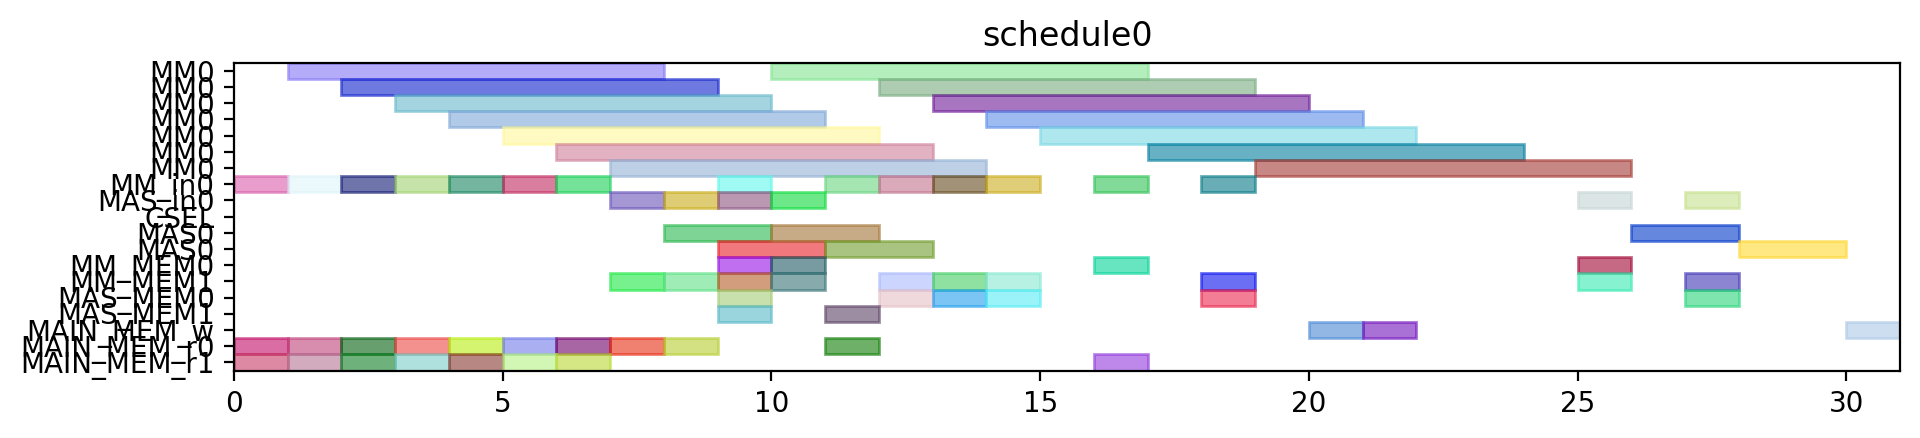

Source code (Python):
from pyschedule import Scenario, solvers, plotters, alt


def solve():
	horizon = 120
	S = Scenario("schedule0", horizon=horizon)

	# resource
	MM = S.Resources('MM', num=1, size=7)
	MM_in = S.Resources('MM_in', num=1)
	MAS_in = S.Resources('MAS_in', num=1)
	CSEL = S.Resource('CSEL')
	MAS = S.Resources('MAS', num=1, size=2, periods=range(1, horizon))
	MM_MEM = S.Resources('MM_MEM', num=2)
	MAS_MEM = S.Resources('MAS_MEM', num=2)
	MAIN_MEM_w = S.Resource('MAIN_MEM_w', size=1)
	MAIN_MEM_r = S.Resources('MAIN_MEM_r', num=2)

	# result of previous scheduling

	# new tasks
	r1 = S.Task('r1', length=7, delay_cost=1)
	r1 += alt(MM)
	r1_in = S.Task('r1_in', length=1, delay_cost=1)
	r1_in += alt(MM_in)
	S += r1_in*MM_in[0]<=r1*MM[0]
	r1_mem0 = S.Task('r1_mem0', length=1, delay_cost=1)
	r1_mem0 += MAIN_MEM_r[0]
	S += r1_mem0 <= r1

	r1_mem1 = S.Task('r1_mem1', length=1, delay_cost=1)
	r1_mem1 += MAIN_MEM_r[1]
	S += r1_mem1 <= r1

	r3 = S.Task('r3', length=7, delay_cost=1)
	r3 += alt(MM)
	r3_in = S.Task('r3_in', length=1, delay_cost=1)
	r3_in += alt(MM_in)
	S += r3_in*MM_in[0]<=r3*MM[0]
	r3_mem0 = S.Task('r3_mem0', length=1, delay_cost=1)
	r3_mem0 += MAIN_MEM_r[0]
	S += r3_mem0 <= r3

	r3_mem1 = S.Task('r3_mem1', length=1, delay_cost=1)
	r3_mem1 += MAIN_MEM_r[1]
	S += r3_mem1 <= r3

	r4 = S.Task('r4', length=7, delay_cost=1)
	r4 += alt(MM)
	r4_in = S.Task('r4_in', length=1, delay_cost=1)
	r4_in += alt(MM_in)
	S += r4_in*MM_in[0]<=r4*MM[0]
	r4_mem0 = S.Task('r4_mem0', length=1, delay_cost=1)
	r4_mem0 += MAIN_MEM_r[0]
	S += r4_mem0 <= r4

	r4_mem1 = S.Task('r4_mem1', length=1, delay_cost=1)
	r4_mem1 += MAIN_MEM_r[1]
	S += r4_mem1 <= r4

	r5 = S.Task('r5', length=7, delay_cost=1)
	r5 += alt(MM)
	r5_in = S.Task('r5_in', length=1, delay_cost=1)
	r5_in += alt(MM_in)
	S += r5_in*MM_in[0]<=r5*MM[0]
	r5_mem0 = S.Task('r5_mem0', length=1, delay_cost=1)
	r5_mem0 += MAIN_MEM_r[0]
	S += r5_mem0 <= r5

	r5_mem1 = S.Task('r5_mem1', length=1, delay_cost=1)
	r5_mem1 += MAIN_MEM_r[1]
	S += r5_mem1 <= r5

	r6 = S.Task('r6', length=7, delay_cost=1)
	r6 += alt(MM)
	r6_in = S.Task('r6_in', length=1, delay_cost=1)
	r6_in += alt(MM_in)
	S += r6_in*MM_in[0]<=r6*MM[0]
	r6_mem0 = S.Task('r6_mem0', length=1, delay_cost=1)
	r6_mem0 += MAIN_MEM_r[0]
	S += r6_mem0 <= r6

	r6_mem1 = S.Task('r6_mem1', length=1, delay_cost=1)
	r6_mem1 += MAIN_MEM_r[1]
	S += r6_mem1 <= r6

	r12 = S.Task('r12', length=7, delay_cost=1)
	r12 += alt(MM)
	r12_in = S.Task('r12_in', length=1, delay_cost=1)
	r12_in += alt(MM_in)
	S += r12_in*MM_in[0]<=r12*MM[0]
	r12_mem0 = S.Task('r12_mem0', length=1, delay_cost=1)
	r12_mem0 += MAIN_MEM_r[0]
	S += r12_mem0 <= r12

	r12_mem1 = S.Task('r12_mem1', length=1, delay_cost=1)
	r12_mem1 += MAIN_MEM_r[1]
	S += r12_mem1 <= r12

	r13 = S.Task('r13', length=7, delay_cost=1)
	r13 += alt(MM)
	r13_in = S.Task('r13_in', length=1, delay_cost=1)
	r13_in += alt(MM_in)
	S += r13_in*MM_in[0]<=r13*MM[0]
	r13_mem0 = S.Task('r13_mem0', length=1, delay_cost=1)
	r13_mem0 += MAIN_MEM_r[0]
	S += r13_mem0 <= r13

	r13_mem1 = S.Task('r13_mem1', length=1, delay_cost=1)
	r13_mem1 += MAIN_MEM_r[1]
	S += r13_mem1 <= r13

	r2 = S.Task('r2', length=2, delay_cost=1)
	r2 += alt(MAS)
	r2_in = S.Task('r2_in', length=1, delay_cost=1)
	r2_in += alt(MAS_in)
	S += r2_in*MAS_in[0]<=r2*MAS[0]

	r2_mem0 = S.Task('r2_mem0', length=1, delay_cost=1)
	r2_mem0 += alt(MM_MEM)
	S += (r1*MM[0])-1 < r2_mem0*MM_MEM[0]
	S += r2_mem0 <= r2

	r2_mem1 = S.Task('r2_mem1', length=1, delay_cost=1)
	r2_mem1 += alt(MM_MEM)
	S += (r1*MM[0])-1 < r2_mem1*MM_MEM[1]
	S += r2_mem1 <= r2

	r7 = S.Task('r7', length=2, delay_cost=1)
	r7 += alt(MAS)
	r7_in = S.Task('r7_in', length=1, delay_cost=1)
	r7_in += alt(MAS_in)
	S += r7_in*MAS_in[0]<=r7*MAS[0]

	r7_mem0 = S.Task('r7_mem0', length=1, delay_cost=1)
	r7_mem0 += alt(MM_MEM)
	S += (r5*MM[0])-1 < r7_mem0*MM_MEM[0]
	S += r7_mem0 <= r7

	r7_mem1 = S.Task('r7_mem1', length=1, delay_cost=1)
	r7_mem1 += alt(MM_MEM)
	S += (r6*MM[0])-1 < r7_mem1*MM_MEM[1]
	S += r7_mem1 <= r7

	r8 = S.Task('r8', length=2, delay_cost=1)
	r8 += alt(MAS)
	r8_in = S.Task('r8_in', length=1, delay_cost=1)
	r8_in += alt(MAS_in)
	S += r8_in*MAS_in[0]<=r8*MAS[0]

	r8_mem0 = S.Task('r8_mem0', length=1, delay_cost=1)
	r8_mem0 += MAIN_MEM_r[0]
	S += r8_mem0 <= r8

	r8_mem1 = S.Task('r8_mem1', length=1, delay_cost=1)
	r8_mem1 += alt(MM_MEM)
	S += (r4*MM[0])-1 < r8_mem1*MM_MEM[1]
	S += r8_mem1 <= r8

	r10 = S.Task('r10', length=2, delay_cost=1)
	r10 += alt(MAS)
	r10_in = S.Task('r10_in', length=1, delay_cost=1)
	r10_in += alt(MAS_in)
	S += r10_in*MAS_in[0]<=r10*MAS[0]

	r10_mem0 = S.Task('r10_mem0', length=1, delay_cost=1)
	r10_mem0 += MAIN_MEM_r[0]
	S += r10_mem0 <= r10

	r10_mem1 = S.Task('r10_mem1', length=1, delay_cost=1)
	r10_mem1 += alt(MM_MEM)
	S += (r4*MM[0])-1 < r10_mem1*MM_MEM[1]
	S += r10_mem1 <= r10

	r9 = S.Task('r9', length=7, delay_cost=1)
	r9 += alt(MM)
	r9_in = S.Task('r9_in', length=1, delay_cost=1)
	r9_in += alt(MM_in)
	S += r9_in*MM_in[0]<=r9*MM[0]
	r9_mem0 = S.Task('r9_mem0', length=1, delay_cost=1)
	r9_mem0 += MAIN_MEM_r[0]
	S += r9_mem0 <= r9

	r9_mem1 = S.Task('r9_mem1', length=1, delay_cost=1)
	r9_mem1 += alt(MAS_MEM)
	S += (r7*MAS[0])-1 < r9_mem1*MAS_MEM[1]
	S += r9_mem1 <= r9

	r11 = S.Task('r11', length=7, delay_cost=1)
	r11 += alt(MM)
	r11_in = S.Task('r11_in', length=1, delay_cost=1)
	r11_in += alt(MM_in)
	S += r11_in*MM_in[0]<=r11*MM[0]
	r11_mem0 = S.Task('r11_mem0', length=1, delay_cost=1)
	r11_mem0 += alt(MAS_MEM)
	S += (r10*MAS[0])-1 < r11_mem0*MAS_MEM[0]
	S += r11_mem0 <= r11

	r11_mem1 = S.Task('r11_mem1', length=1, delay_cost=1)
	r11_mem1 += alt(MAS_MEM)
	S += (r10*MAS[0])-1 < r11_mem1*MAS_MEM[1]
	S += r11_mem1 <= r11

	PX_new = S.Task('PX_new', length=7, delay_cost=1)
	PX_new += alt(MM)
	PX_new_in = S.Task('PX_new_in', length=1, delay_cost=1)
	PX_new_in += alt(MM_in)
	S += PX_new_in*MM_in[0]<=PX_new*MM[0]
	S += 0<PX_new

	PX_new_w = S.Task('PX_new_w', length=1, delay_cost=1)
	PX_new_w += alt(MAIN_MEM_w)
	S += PX_new <= PX_new_w

	PX_new_mem0 = S.Task('PX_new_mem0', length=1, delay_cost=1)
	PX_new_mem0 += alt(MAS_MEM)
	S += (r2*MAS[0])-1 < PX_new_mem0*MAS_MEM[0]
	S += PX_new_mem0 <= PX_new

	PX_new_mem1 = S.Task('PX_new_mem1', length=1, delay_cost=1)
	PX_new_mem1 += alt(MM_MEM)
	S += (r12*MM[0])-1 < PX_new_mem1*MM_MEM[1]
	S += PX_new_mem1 <= PX_new

	r14 = S.Task('r14', length=7, delay_cost=1)
	r14 += alt(MM)
	r14_in = S.Task('r14_in', length=1, delay_cost=1)
	r14_in += alt(MM_in)
	S += r14_in*MM_in[0]<=r14*MM[0]
	r14_mem0 = S.Task('r14_mem0', length=1, delay_cost=1)
	r14_mem0 += alt(MAS_MEM)
	S += (r2*MAS[0])-1 < r14_mem0*MAS_MEM[0]
	S += r14_mem0 <= r14

	r14_mem1 = S.Task('r14_mem1', length=1, delay_cost=1)
	r14_mem1 += alt(MM_MEM)
	S += (r3*MM[0])-1 < r14_mem1*MM_MEM[1]
	S += r14_mem1 <= r14

	Z1_new = S.Task('Z1_new', length=7, delay_cost=1)
	Z1_new += alt(MM)
	Z1_new_in = S.Task('Z1_new_in', length=1, delay_cost=1)
	Z1_new_in += alt(MM_in)
	S += Z1_new_in*MM_in[0]<=Z1_new*MM[0]
	S += 0<Z1_new

	Z1_new_w = S.Task('Z1_new_w', length=1, delay_cost=1)
	Z1_new_w += alt(MAIN_MEM_w)
	S += Z1_new <= Z1_new_w

	Z1_new_mem0 = S.Task('Z1_new_mem0', length=1, delay_cost=1)
	Z1_new_mem0 += alt(MAS_MEM)
	S += (r2*MAS[0])-1 < Z1_new_mem0*MAS_MEM[0]
	S += Z1_new_mem0 <= Z1_new

	Z1_new_mem1 = S.Task('Z1_new_mem1', length=1, delay_cost=1)
	Z1_new_mem1 += alt(MM_MEM)
	S += (r13*MM[0])-1 < Z1_new_mem1*MM_MEM[1]
	S += Z1_new_mem1 <= Z1_new

	r15 = S.Task('r15', length=7, delay_cost=1)
	r15 += alt(MM)
	r15_in = S.Task('r15_in', length=1, delay_cost=1)
	r15_in += alt(MM_in)
	S += r15_in*MM_in[0]<=r15*MM[0]
	r15_mem0 = S.Task('r15_mem0', length=1, delay_cost=1)
	r15_mem0 += alt(MAS_MEM)
	S += (r8*MAS[0])-1 < r15_mem0*MAS_MEM[0]
	S += r15_mem0 <= r15

	r15_mem1 = S.Task('r15_mem1', length=1, delay_cost=1)
	r15_mem1 += alt(MM_MEM)
	S += (r9*MM[0])-1 < r15_mem1*MM_MEM[1]
	S += r15_mem1 <= r15

	r16 = S.Task('r16', length=7, delay_cost=1)
	r16 += alt(MM)
	r16_in = S.Task('r16_in', length=1, delay_cost=1)
	r16_in += alt(MM_in)
	S += r16_in*MM_in[0]<=r16*MM[0]
	r16_mem0 = S.Task('r16_mem0', length=1, delay_cost=1)
	r16_mem0 += alt(MM_MEM)
	S += (r11*MM[0])-1 < r16_mem0*MM_MEM[0]
	S += r16_mem0 <= r16

	r16_mem1 = S.Task('r16_mem1', length=1, delay_cost=1)
	r16_mem1 += MAIN_MEM_r[1]
	S += r16_mem1 <= r16

	r17 = S.Task('r17', length=2, delay_cost=1)
	r17 += alt(MAS)
	r17_in = S.Task('r17_in', length=1, delay_cost=1)
	r17_in += alt(MAS_in)
	S += r17_in*MAS_in[0]<=r17*MAS[0]

	r17_mem0 = S.Task('r17_mem0', length=1, delay_cost=1)
	r17_mem0 += alt(MM_MEM)
	S += (r14*MM[0])-1 < r17_mem0*MM_MEM[0]
	S += r17_mem0 <= r17

	r17_mem1 = S.Task('r17_mem1', length=1, delay_cost=1)
	r17_mem1 += alt(MM_MEM)
	S += (r15*MM[0])-1 < r17_mem1*MM_MEM[1]
	S += r17_mem1 <= r17

	PY_new = S.Task('PY_new', length=2, delay_cost=1)
	PY_new += alt(MAS)
	PY_new_in = S.Task('PY_new_in', length=1, delay_cost=1)
	PY_new_in += alt(MAS_in)
	S += PY_new_in*MAS_in[0]<=PY_new*MAS[0]

	S += 0<PY_new

	PY_new_w = S.Task('PY_new_w', length=1, delay_cost=1)
	PY_new_w += alt(MAIN_MEM_w)
	S += PY_new <= PY_new_w

	PY_new_mem0 = S.Task('PY_new_mem0', length=1, delay_cost=1)
	PY_new_mem0 += alt(MAS_MEM)
	S += (r17*MAS[0])-1 < PY_new_mem0*MAS_MEM[0]
	S += PY_new_mem0 <= PY_new

	PY_new_mem1 = S.Task('PY_new_mem1', length=1, delay_cost=1)
	PY_new_mem1 += alt(MM_MEM)
	S += (r16*MM[0])-1 < PY_new_mem1*MM_MEM[1]
	S += PY_new_mem1 <= PY_new

	solvers.mip.solve(S,msg=1,kind='CPLEX',ratio_gap=1.01)

	solution = [['hoge']*len(S.solution()[1]) for i in range(len(S.solution()))]
	for i in range(len(S.solution())):
		for j in range(len(S.solution()[i])):
			solution[i][j]=str(S.solution()[i][j])
	print(solution)

	cycles = int(solution[-1][3])

	pic_file_name = "/mnt/rose/usr1/fukuda/ABE/multiRAM_multiMAS_16mux/scheduling_result/stage7MM1_stage2MAS1/EP_YRECOVER/schedule0.png"
	if(S.solution() != []):
		plotters.matplotlib.plot(S,img_filename=pic_file_name, show_task_labels=False, fig_size=(cycles*0.25+3, 2))

	return solution
